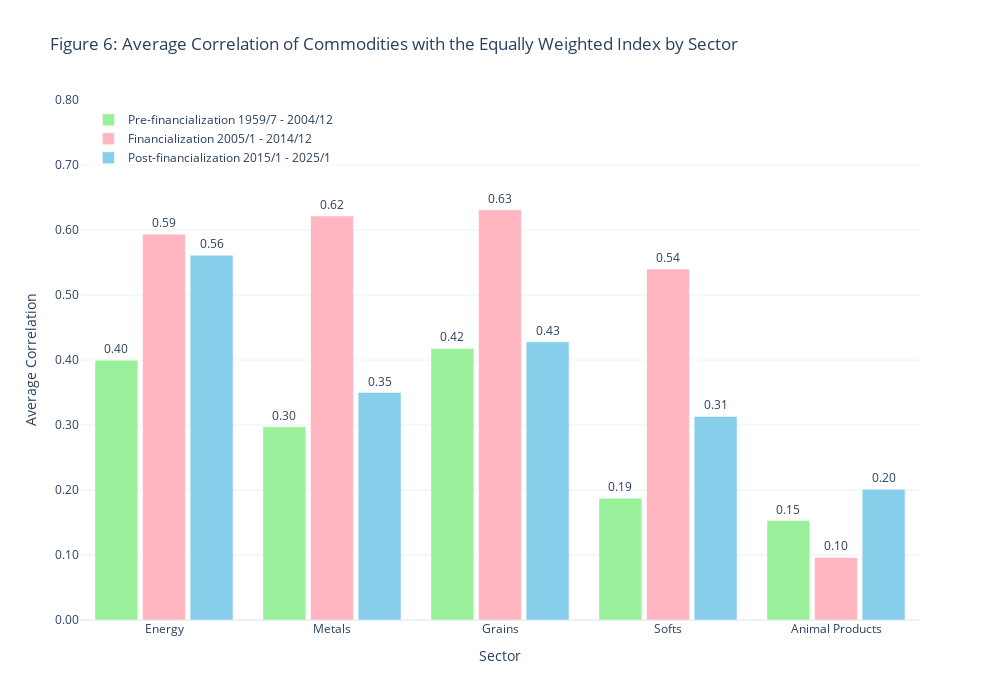

Notebook source saved alongside this figure:
### Code cell
import pandas as pd
import numpy as np
import plotly.graph_objects as go

def plot_correlation_by_sector(collateralized_futures_returns_df, periods):
    """
    Create a plot showing average correlation of commodities with equally weighted index by sector,
    comparing different time periods (like Figure 6 from the paper).
    
    Parameters:
    collateralized_futures_returns_df: DataFrame with commodity returns
    periods: Dict with period definitions
    """
    
    # Define sector mappings
    sector_mappings = {
        'Energy': ['crude-oil', 'gasoline', 'heating-oil', 'natgas'],
        'Metals': ['copper', 'gold', 'palladium', 'platinum', 'silver'],
        'Grains': ['corn', 'oats', 'rough-rice', 'soybean', 'soybean-meal', 'soybean-oil', 'wheat'],
        'Softs': ['cocoa', 'coffee', 'cotton', 'orange-juice', 'sugar'],
        'Animal Products': ['lean-hogs', 'live-cattle']
    }
    
    # Create mapping from full column names to short names
    full_to_short_map = {}
    for col in collateralized_futures_returns_df.columns:
        if '(' in col:
            short_name = col.split(' (')[0].replace('-1', '').replace('-2', '').replace('ph-', '')
            full_to_short_map[col] = short_name
    
    # Define comparison periods with all three periods
    comparison_periods = {
        'Pre-Financialization': 'Pre-financialization 1959/7 - 2004/12',  # Original paper period
        'Financialization': 'Financialization 2005/1 - 2014/12',   # Post-original paper period
        'Post-Financialization': 'Post-financialization 2015/1 - 2025/1'  # More recent period
    }
    
    # Calculate sector correlations for each period
    sector_correlations = {}
    
    for period_key, period_label in comparison_periods.items():
        if period_key not in periods:
            print(f"Warning: Period '{period_key}' not found in periods dictionary. Skipping.")
            continue
            
        # Get data for this period
        period_data = set_period_for_df(period_key, periods, collateralized_futures_returns_df)
        period_data = period_data.dropna(axis=1, how='all')
        
        if period_data.empty:
            print(f"Warning: No data available for period '{period_key}'. Skipping.")
            continue
        
        # Calculate equally weighted index for this period
        ew_index = period_data.mean(axis=1)
        
        # Calculate correlations by sector
        sector_corrs = {}
        
        for sector, commodity_list in sector_mappings.items():
            sector_correlations_list = []
            
            for full_col_name in period_data.columns:
                short_name = full_to_short_map.get(full_col_name, '')
                
                if short_name in commodity_list:
                    # Calculate correlation with equally weighted index
                    commodity_returns = period_data[full_col_name].dropna()
                    
                    # Align the series
                    aligned_commodity, aligned_index = commodity_returns.align(ew_index, join='inner')
                    
                    if len(aligned_commodity) > 20:  # Minimum observations for meaningful correlation
                        corr = aligned_commodity.corr(aligned_index)
                        if not np.isnan(corr):
                            sector_correlations_list.append(corr)
            
            # Calculate average correlation for this sector
            if sector_correlations_list:
                sector_corrs[sector] = np.mean(sector_correlations_list)
            else:
                sector_corrs[sector] = np.nan
        
        sector_correlations[period_label] = sector_corrs
    
    # Create the Plotly plot
    fig = go.Figure()
    
    sectors = list(sector_mappings.keys())
    colors = ['rgba(144, 238, 144, 0.9)', 'rgba(255, 182, 193, 1)', 'rgba(135, 206, 235, 1)']  # Plotly default colors
    
    periods_list = list(sector_correlations.keys())
    
    for i, period_label in enumerate(periods_list):
        period_data = [sector_correlations[period_label].get(sector, np.nan) for sector in sectors]
        
        fig.add_trace(go.Bar(
            x=sectors,
            y=period_data,
            name=period_label,
            marker_color=colors[i % len(colors)],
            text=[f'{y:.2f}' if pd.notna(y) else '' for y in period_data],
            textposition='outside',
            hovertemplate='Sector: %{x}<br>Correlation: %{y:.2f}<extra></extra>'
        ))
        
    # Customize the plot
    fig.update_layout(
        title_text='Figure 6: Average Correlation of Commodities with the Equally Weighted Index by Sector',
        xaxis_title='Sector',
        yaxis_title='Average Correlation',
        barmode='group',
        legend=dict(x=0.01, y=0.99, yanchor="top", xanchor="left", bgcolor='rgba(255,255,255,0.5)'),
        width=1000,
        height=700,
        yaxis=dict(range=[0, 0.8], tickformat=".2f"),
        template="plotly_white",
        bargap=0.15, 
        bargroupgap=0.1
    )
    
    fig.show()
    
    # Print the results
    print("\nSector Correlation Results:")
    print("=" * 60)
    for period_label, sector_data in sector_correlations.items():
        print(f"\n{period_label}:")
        for sector, corr in sector_data.items():
            print(f"  {sector}: {corr:.3f}" if not np.isnan(corr) else f"  {sector}: No data")

# Usage example:
plot_correlation_by_sector(collateralized_futures_returns_df, periods)

### Figure 1 — Plotly figure (JSON) as saved in the notebook; plotly's stock layout.template omitted (floating-point values rounded to 4 significant figures)
{"data": [{"hovertemplate": "Sector: %{x}<br>Correlation: %{y:.2f}<extra></extra>", "marker": {"color": "rgba(144, 238, 144, 0.9)"}, "name": "Pre-financialization 1959/7 - 2004/12", "text": ["0.40", "0.30", "0.42", "0.19", "0.15"], "textposition": "outside", "type": "bar", "x": ["Energy", "Metals", "Grains", "Softs", "Animal Products"], "y": [0.3996, 0.2973, 0.4179, 0.1873, 0.1531]}, {"hovertemplate": "Sector: %{x}<br>Correlation: %{y:.2f}<extra></extra>", "marker": {"color": "rgba(255, 182, 193, 1)"}, "name": "Financialization 2005/1 - 2014/12", "text": ["0.59", "0.62", "0.63", "0.54", "0.10"], "textposition": "outside", "type": "bar", "x": ["Energy", "Metals", "Grains", "Softs", "Animal Products"], "y": [0.5935, 0.6215, 0.6311, 0.5399, 0.09621]}, {"hovertemplate": "Sector: %{x}<br>Correlation: %{y:.2f}<extra></extra>", "marker": {"color": "rgba(135, 206, 235, 1)"}, "name": "Post-financialization 2015/1 - 2025/1", "text": ["0.56", "0.35", "0.43", "0.31", "0.20"], "textposition": "outside", "type": "bar", "x": ["Energy", "Metals", "Grains", "Softs", "Animal Products"], "y": [0.5612, 0.35, 0.428, 0.3132, 0.2011]}], "layout": {"bargap": 0.15, "bargroupgap": 0.1, "barmode": "group", "height": 700, "legend": {"bgcolor": "rgba(255,255,255,0.5)", "x": 0.01, "xanchor": "left", "y": 0.99, "yanchor": "top"}, "title": {"text": "Figure 6: Average Correlation of Commodities with the Equally Weighted Index by Sector"}, "width": 1000, "xaxis": {"title": {"text": "Sector"}}, "yaxis": {"range": [0, 0.8], "tickformat": ".2f", "title": {"text": "Average Correlation"}}}}
